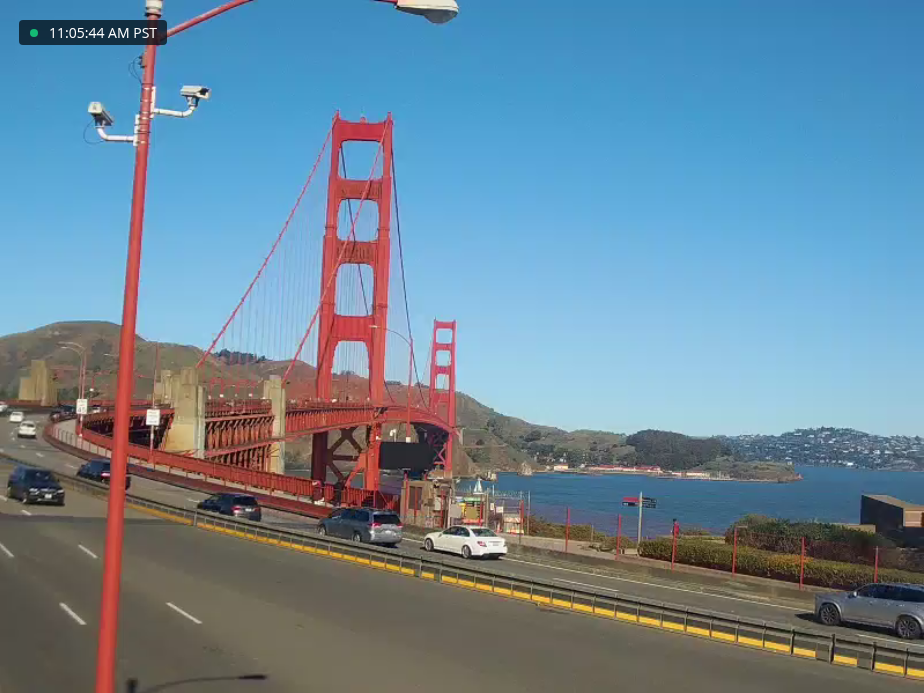
#> input picture staging.ggb.screenshot.png, 924 x 693 px
$ python detect_screenshot.py
#> lines starting #> are read from the running program, lines starting #| are printed output that depends on the picture; after the words box and inside, x2 and y2 are one past the last pixel; in counts of white or black regions, pixels touching at a corner belong together
from PIL import Image
import numpy as np
import requests
import os
import sys

STAGING_FILE_PATH = "staging.ggb.screenshot.png"
FINAL_FILE_PATH = "ggb.screenshot.png"
WHITE_THRESHOLD = 0.95
BLACK_THRESHOLD = 0.95
SCAN_HEIGHT = 100
TOLERANCE = 10
WEBHOOK_URL = os.environ.get("GGB_WEBHOOK_URL")
WEBHOOK_SECRET = os.environ.get("GGB_WEBHOOK_SECRET")
GITHUB_TOKEN = os.environ.get("GITHUB_TOKEN")
GITHUB_REPO = "danielraffel/ggb"

def is_white(region, tolerance=TOLERANCE):
    white_pixels = np.all(region >= (255 - tolerance), axis=-1)
    return np.mean(white_pixels)

def is_black(region):
    return np.mean(np.all(region < 20, axis=-1))

def analyze_image(image_path):
#> called with image_path = 'staging.ggb.screenshot.png'
    if not os.path.exists(image_path):
        return f"Staging image {image_path} not found"

    image = Image.open(image_path).convert("RGB")
#> image is the input picture: PIL image 924x693 RGB; mean R, G, B 107.5, 135.2, 153.5
    array = np.array(image)

    top_white = is_white(array[:SCAN_HEIGHT])
#> in is_white, `white_pixels = np.all(region >= (255 - tolerance), axis=-1)`:
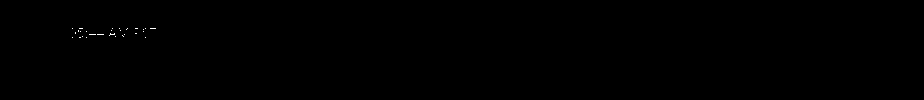
#> white_pixels: shape (100, 924) bool; 0.07% white in thin lines or dots, all inside (x1, y1, x2, y2) = (72, 28, 156, 38)
#> top_white = 0.000682
    bottom_white = is_white(array[-SCAN_HEIGHT:])
#> in is_white (call 2), `white_pixels = np.all(region >= (255 - tolerance), axis=-1)`: white_pixels: shape (100, 924) bool; every value is 0
#> bottom_white = 0
    whole_black = is_black(array)
#> whole_black = 0.000425

    print(f"Top white ratio: {top_white:.2f}")
#| Top white ratio: 0.00
    print(f"Bottom white ratio: {bottom_white:.2f}")
#| Bottom white ratio: 0.00
    print(f"Overall black ratio: {whole_black:.2f}")
#| Overall black ratio: 0.00

    if top_white > WHITE_THRESHOLD:
        return "Top white bar detected"
    if bottom_white > WHITE_THRESHOLD:
        return "Bottom white bar detected"
    if whole_black > BLACK_THRESHOLD:
        return "All black image detected"
    return None

def get_file_sha(file_path):
    """Get the SHA of a file from GitHub API"""
    url = f"https://api.github.com/repos/{GITHUB_REPO}/contents/{file_path}"
    headers = {
        "Authorization": f"token {GITHUB_TOKEN}",
        "Accept": "application/vnd.github.v3+json"
    }

    response = requests.get(url, headers=headers)
    if response.status_code == 200:
        return response.json().get('sha')
    return None

def copy_staging_to_final(staging_path, final_path):
    """Copy staging file content to final file, keeping staging file intact"""
    # Get the content of the staging file
    url = f"https://api.github.com/repos/{GITHUB_REPO}/contents/{staging_path}"
    headers = {
        "Authorization": f"token {GITHUB_TOKEN}",
        "Accept": "application/vnd.github.v3+json"
    }

    response = requests.get(url, headers=headers)
    if response.status_code != 200:
        print(f"Failed to get staging file: {response.status_code}")
        return False

#> (the run stopped early here; a loop or call above may not have finished)
